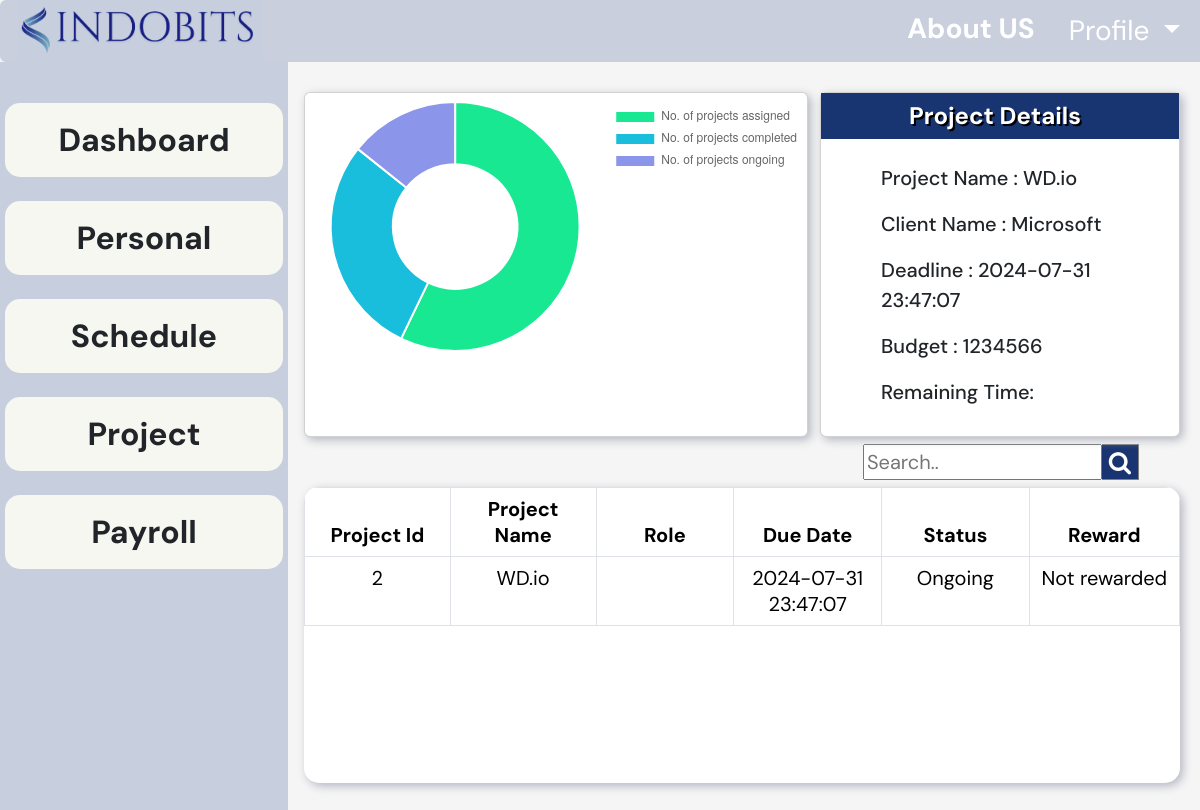
The app's page /project.php (signed in) with its own data.
### tables this page shows
CREATE TABLE `project` (
  `project_id` int(11) NOT NULL,
  `project_manager` int(11) NOT NULL,
  `domain` varchar(45) NOT NULL,
  `client` varchar(45) NOT NULL,
  `budget` double NOT NULL,
  `deadline` datetime NOT NULL,
  `is_delay` tinyint(4) NOT NULL,
  `project_name` varchar(45) NOT NULL,
  `start_date` datetime NOT NULL
);

### project.php (the view, shortened to what this page needs)
<?php session_start();
require_once('connection.php');
if (isset($_SESSION['employee_id'])) { ?>
<link rel="stylesheet" type="text/css" href="_CSS/bootstrap.css">
<link rel="stylesheet" type="text/css" href="CSS/styles.css?v=1.1">
<link rel="stylesheet" href="https://cdnjs.cloudflare.com/ajax/libs/font-awesome/4.7.0/css/font-awesome.min.css">
<div>
	<div class="upperbar">
		<?php require_once('Common/upperbar.php') ?>
	</div>
	<div class="left-sidebar">
		<?php require_once('Common/left-sidebar.php') ?>
	</div>
	<div class="mainscreen">
		<br>
		<div class="container text-center">
<div class="row">
<div class="col">
	<div class="card" id="card2"style="width: 42vw; height: 40vh;">
	<div class="chart_container">	<?php require_once('charts/Project_chart.php') ?></div>
</div>
	</div>
<div class="col"> <div class="card"id ="card1"style="width: 30vw; height: 40vh;	">
	<span class="personalhead">	Project Details </span>
	<div class="card-body">
		<ul class="list-group" id="projectlist">
<?php
	$stat1 = "SELECT project_name, deadline, client, budget from project_employees join project on project_employees.project_id = project.project_id where employee_id = ".$_SESSION['employee_id']." and deadline > ".date('d-m-Y');
	$run_query = mysqli_query($conn, $stat1);
	$row = mysqli_fetch_object($run_query);
 ?>
			<li class="list-group-item">Project Name : <?php echo $row->project_name; ?></li>
			<li class="list-group-item">Client Name : <?php echo $row->client; ?></li>
			<li class="list-group-item">Deadline : <?php echo $row->deadline ?></li>
			<li class="list-group-item">Budget : <?php echo $row->budget ?></li>
			<li class="list-group-item">Remaining Time: </li>
		</ul>
	</div>
</div>
</div>
</div>
<div class="row">
	<div style="display: block;"><form class="example" action="" method = "get">
		<input type="text" placeholder="Search.." name="search" required>
		<button type="submit"><i class="fa fa-search"></i></button>
	</form></div>
</div>
<div class="row">
	<div class="col">
<div class="listcontainer" style="width: 73vw; height: 37vh;">
	<div class="scrollable">
		<table class="table table-bordered text-center">
			<thead>
				<tr>
					<th>Project Id</th>
					<th>Project Name</th>
					<th>Role</th>
					<th>Due Date</th>
					<th>Status</th>
					<th>Reward</th>
				</tr>
			</thead>
			<?php if(!isset($_GET['search'])){ ?>
			<tbody>
			<?php
				$stat2 = "SELECT project.project_id, any_rewards, project_name, deadline from project join project_employees on project.project_id = project_employees.project_id where employee_id = ".$_SESSION['employee_id'] ;
				$run_query2 = mysqli_query($conn, $stat2);
				while($row2 = mysqli_fetch_object($run_query2)){?>
			<tr>
				<td><?php echo $row2->project_id ?></td>
				<td><?php echo $row2->project_name ?></td>
				<td></td>
				<td><?php echo $row2->deadline ?></td>
				<td><?php if($row2->deadline < date('Y-m-d')) echo "Completed"; else echo "Ongoing"; ?></td>
				<td><?php if($row2->any_rewards) echo "Rewarded"; else echo "Not rewarded"; ?></td>
			</tr>
			<?php }?>
			</tbody>
			<?php }else{ ?>
			<?php
				$filtervalues = $_GET['search'];
				$stat2 = "SELECT project.project_id, any_rewards, project_name, deadline from project join project_employees on project.project_id = project_employees.project_id where employee_id = ".$_SESSION['employee_id']." and CONCAT(project_name) LIKE '%$filtervalues%'" ;
				$run_query2 = mysqli_query($conn, $stat2);
				while($row2 = mysqli_fetch_object($run_query2)){?>
			<tr>
				<td><?php echo $row2->project_id ?></td>
				<td><?php echo $row2->project_name ?></td>
				<td></td>
				<td><?php echo $row2->deadline ?></td>
				<td><?php if($row2->deadline < date('Y-m-d')) echo "Completed"; else echo "Ongoing"; ?></td>
				<td><?php echo $row2->any_rewards; ?></td>
			</tr>
			<?php } }?>
		</table></div>
			</div>
		</div>
	</div>
</div>
</div>
</div>
<?php
}
else{
  header('location:index.php');
}
?>

### CSS/styles.css (style rules this page uses)
html { overflow: hidden; }
.left-sidebar { float: left; width: 24%; min-height: 100vh; max-height: 300vh; background-color:#c7cfdf; height: inherit(body); margin-right: 0px; }
.mainscreen { padding-left: 10px; float: right; width: 76%; height: auto; padding-right: 3vh; }
body { font-family: 'DM sans'; margin: 0px; background-color: whitesmoke; }
.card { z-index: 1; height:39vh; margin: 0.5vw; font-size: 2.5vh; width: 23vw; box-shadow: 3px 3px 10px #b5b7c2; padding: 0; }
.col { padding: 0px; }
.row { flex-wrap: nowrap; }
#card1 { width:23vw; }
#card2 { width:49vw; }
.list-group-item { border: none; }
.list-group-item { background-color: transparent; color: inherit; }
i { width: 1em; }
table { width: 100%; }
tr { font-size: 3vh; width:fit-content; }
td { padding-left: 15px; width: inherit; font-size: 2.5vh; font-size: ; }
th { width: 14vw; font-size: 2.5vh; padding:5px; background-color: transparent; }
.personalhead { background-color: #183572; width: auto; padding-top: 5px; padding-right: 10px; padding-bottom: 5px; font-size: 3vh; font-weight: 700; color: white; text-shadow: 2px 2px #000000; text-align: center; }
.text-center { margin-left: 0; }
.chart_container { padding-top: 1vh; max-height: 20vh; }
.scrollable { height: 40vh; overflow: hidden; overflow-y: scroll; }
.example { display: inline-flex; float: right; padding-right: 3vh; margin: 1px; font-size: 2.5vh; }
form.example button { float: left; width: 20%; background: #183572; color: white; font-size: 3vh; border: 1px solid grey; border-left: none; cursor: pointer; }
.listcontainer { height:39vh; margin: 0.5vw; width: 23vw; background-color: white; border-radius: 15px; overflow: hidden; box-shadow: 3px 3px 10px #b5b7c2; }
#projectlist { text-align: left; font-size: 2.5vh;font-weight: 500;padding-left: 1vw; }
#projectlist li { margin-left: 2vh; }

### records on screen
project: project_name "WD.io", client "Microsoft", deadline "2024-07-31 23:47:07", budget "1234566"

### other values on screen
$row2->project_id "2"
$row2->project_name "WD.io"
$row2->deadline "2024-07-31 23:47:07"
